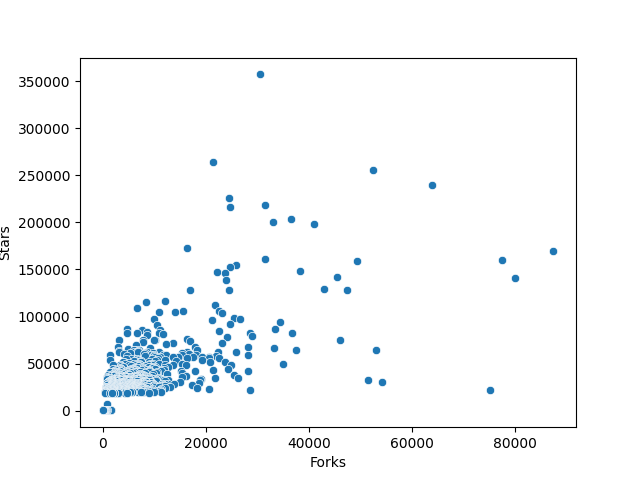

Source code (Python):
import os
import pandas as pd
import seaborn as sns
import matplotlib.pyplot as plt

def main():
    # Basic Seaborn Approach: https://seaborn.pydata.org/tutorial/introduction
    stars_and_forks = pd.read_csv("../data/datasets/data.csv")

    # This produces a scatterplot
    scatter_plot =  sns.scatterplot(
                    data=stars_and_forks,
                    x="forks_count",
                    y="number_of_stars")

    # Changing the Label Titles to Match Approach
    scatter_plot.set(xlabel="Forks",
                    ylabel="Stars")

    plt.show()

if __name__ == "__main__":
    main()
